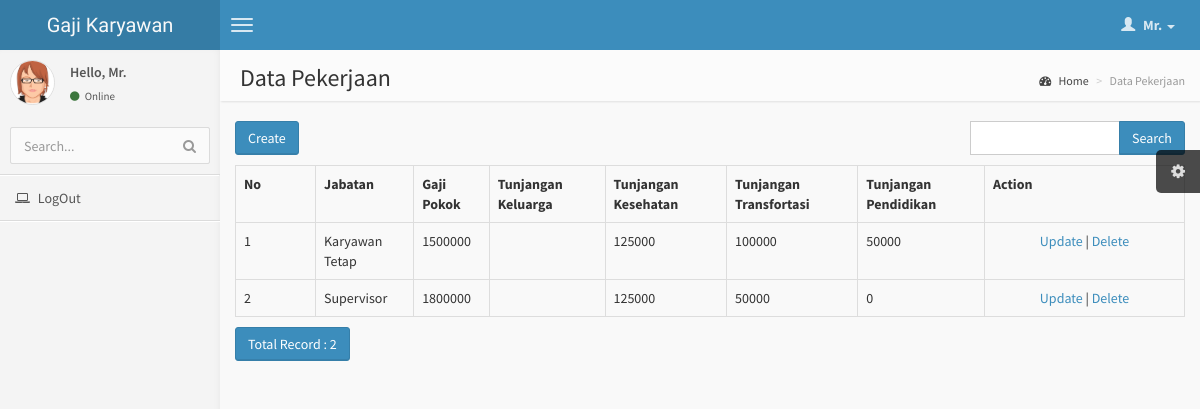
The page /index.php/pekerjaan on the database its author committed.
### tables this page shows
CREATE TABLE `pekerjaan` (
  `id_pekerjaan` int(11) NOT NULL AUTO_INCREMENT,
  `pekerjaan` varchar(30) DEFAULT NULL,
  `gapok` int(11) DEFAULT NULL,
  `tukes` int(11) DEFAULT NULL,
  `tutra` int(11) DEFAULT NULL,
  `tupen` int(11) DEFAULT NULL,
  `tukel` int(11) DEFAULT NULL,
  PRIMARY KEY (`id_pekerjaan`)
);

### application/controllers/Pekerjaan.php (called while the page is built, shortened)
<?php
class Pekerjaan extends CI_Controller
{
    function __construct()
    {
        $this->load->model('Pekerjaan_model');
        $this->load->library('form_validation');
    }
    public function index()
    {
        $q = urldecode($this->input->get('q', TRUE));
        $start = intval($this->input->get('start'));
        if ($q <> '') {
            $config['base_url'] = base_url() . 'pekerjaan/index.html?q=' . urlencode($q);
            $config['first_url'] = base_url() . 'pekerjaan/index.html?q=' . urlencode($q);
        } else {
            $config['base_url'] = base_url() . 'pekerjaan/index.html';
            $config['first_url'] = base_url() . 'pekerjaan/index.html';
        }
        $config['per_page'] = 10;
        $config['page_query_string'] = TRUE;
        $config['total_rows'] = $this->Pekerjaan_model->total_rows($q);
        $pekerjaan = $this->Pekerjaan_model->get_limit_data($config['per_page'], $start, $q);
        $this->load->library('pagination');
        $this->pagination->initialize($config);
        $data = array(
            'pekerjaan_data' => $pekerjaan,
            'q' => $q,
            'pagination' => $this->pagination->create_links(),
            'total_rows' => $config['total_rows'],
            'start' => $start,
            'konten' => 'pekerjaan/pekerjaan_list',
            'judul' => 'Data Pekerjaan',
        );
        $this->load->view('v_index', $data);
    }
}

### index.php (called while the page is built, shortened)
<?php
require_once BASEPATH.'core/CodeIgniter.php';

### application/config/config.php (called while the page is built, shortened)
<?php
$config['base_url'] = "http://".$_SERVER['HTTP_HOST'];
$config['base_url'] .= preg_replace('@/+$@','',dirname($_SERVER['SCRIPT_NAME'])).'/';
$config['index_page'] = '';
$config['uri_protocol']	= 'REQUEST_URI';
$config['url_suffix'] = '.html';
$config['language']	= 'english';
$config['charset'] = 'UTF-8';
$config['enable_hooks'] = FALSE;
$config['subclass_prefix'] = 'MY_';
$config['composer_autoload'] = FALSE;
$config['permitted_uri_chars'] = 'a-z 0-9~%.:_\-';
$config['enable_query_strings'] = FALSE;
$config['controller_trigger'] = 'c';
$config['function_trigger'] = 'm';
$config['directory_trigger'] = 'd';
$config['allow_get_array'] = TRUE;
$config['log_threshold'] = 0;
$config['log_path'] = '';
$config['log_file_extension'] = '';
$config['log_file_permissions'] = 0644;
$config['log_date_format'] = 'Y-m-d H:i:s';
$config['error_views_path'] = '';
$config['cache_path'] = '';
$config['cache_query_string'] = FALSE;
$config['encryption_key'] = 'gfjfgjfgsg564674';
$config['sess_driver'] = 'files';
$config['sess_cookie_name'] = 'ci_session';
$config['sess_expiration'] = 7200;
$config['sess_save_path'] = NULL;
$config['sess_match_ip'] = FALSE;
$config['sess_time_to_update'] = 300;
$config['sess_regenerate_destroy'] = FALSE;
$config['cookie_prefix']	= '';
$config['cookie_domain']	= '';
$config['cookie_path']		= '/';
$config['cookie_secure']	= FALSE;
$config['cookie_httponly'] 	= FALSE;
$config['standardize_newlines'] = FALSE;
$config['global_xss_filtering'] = FALSE;
$config['csrf_protection'] = FALSE;
$config['csrf_token_name'] = 'csrf_test_name';
$config['csrf_cookie_name'] = 'csrf_cookie_name';
$config['csrf_expire'] = 7200;
$config['csrf_regenerate'] = TRUE;
$config['csrf_exclude_uris'] = array();
$config['compress_output'] = FALSE;
$config['time_reference'] = 'local';
$config['rewrite_short_tags'] = FALSE;
$config['proxy_ips'] = '';

### application/models/Pekerjaan_model.php (called while the page is built, shortened)
<?php
class Pekerjaan_model extends CI_Model
{
    public $table = 'pekerjaan';
    public $id = 'id_pekerjaan';
    public $order = 'DESC';
    function total_rows($q = NULL) {
        $this->db->like('id_pekerjaan', $q);
	$this->db->or_like('pekerjaan', $q);
	$this->db->or_like('gapok', $q);
	$this->db->or_like('tukes', $q);
	$this->db->or_like('tutra', $q);
	$this->db->or_like('tupen', $q);
	$this->db->from($this->table);
        return $this->db->count_all_results();
    }
    function get_limit_data($limit, $start = 0, $q = NULL) {
        $this->db->order_by($this->id, $this->order);
        $this->db->like('id_pekerjaan', $q);
	$this->db->or_like('pekerjaan', $q);
	$this->db->or_like('gapok', $q);
	$this->db->or_like('tukes', $q);
	$this->db->or_like('tutra', $q);
	$this->db->or_like('tupen', $q);
	$this->db->limit($limit, $start);
        return $this->db->get($this->table);
    }
}

### application/views/pekerjaan/pekerjaan_list.php (the view, shortened to what this page needs)
<div class="row" style="margin-bottom: 10px">
            <div class="col-md-4">
                <?php echo anchor(site_url('pekerjaan/create'),'Create', 'class="btn btn-primary"'); ?>
            </div>
            <div class="col-md-4 text-center">
            </div>
            <div class="col-md-1 text-right">
            </div>
            <div class="col-md-3 text-right">
                <form action="<?php echo site_url('pekerjaan/index'); ?>" class="form-inline" method="get">
                    <div class="input-group">
                        <input type="text" class="form-control" name="q" value="<?php echo $q; ?>">
                        <span class="input-group-btn">
                          <button class="btn btn-primary" type="submit">Search</button>
                        </span>
                    </div>
                </form>
            </div>
        </div>
        <table class="table table-bordered" style="margin-bottom: 10px">
            <tr>
                <th>No</th>
        <th>Jabatan</th>
        <th>Gaji Pokok</th>
        <th>Tunjangan Keluarga</th>
        <th>Tunjangan Kesehatan</th>
        <th>Tunjangan Transfortasi</th>
        <th>Tunjangan Pendidikan</th>
        <th>Action</th>
            </tr><?php
            if ($pekerjaan_data->num_rows() > 0) {
            foreach ($pekerjaan_data->result() as $pekerjaan)
            {
                ?>
                <tr>
            <td width="80px"><?php echo ++$start ?></td>
            <td><?php echo $pekerjaan->pekerjaan ?></td>
            <td><?php echo $pekerjaan->gapok ?></td>
            <td><?php echo $pekerjaan->tukel ?></td>
            <td><?php echo $pekerjaan->tukes ?></td>
            <td><?php echo $pekerjaan->tutra ?></td>
            <td><?php echo $pekerjaan->tupen ?></td>
            <td style="text-align:center" width="200px">
                <?php
                echo anchor(site_url('pekerjaan/update/'.$pekerjaan->id_pekerjaan),'Update');
                echo ' | ';
                echo anchor(site_url('pekerjaan/delete/'.$pekerjaan->id_pekerjaan),'Delete','onclick="javasciprt: return confirm(\'Are You Sure ?\')"');
                ?>
            </td>
        </tr>
                <?php
            }
            } else {
                ?>
                <tr>
                    <th colspan="8"><center>DATA TIDAK DI TEMUKAN</center></th>
                </tr>
                <?php
            }
            ?>
        </table>
        <div class="row">
            <div class="col-md-6">
                <a href="#" class="btn btn-primary">Total Record : <?php echo $total_rows ?></a>
        </div>
            <div class="col-md-6 text-right">
            </div>
        </div>

### application/views/v_index.php (shortened to what this page needs)
<!DOCTYPE html>
<html>
    <head>
        <link href="assets/css/bootstrap.min.css" rel="stylesheet" type="text/css" />
        <link href="assets/css/font-awesome.min.css" rel="stylesheet" type="text/css" />
        <link href="assets/css/ionicons.min.css" rel="stylesheet" type="text/css" />
        <link href="assets/css/AdminLTE.css" rel="stylesheet" type="text/css" />
    </head>
    <body class="skin-blue fixed">
        <?php include 'header.php'; ?>
        <div class="wrapper row-offcanvas row-offcanvas-left">
            <?php include 'aside.php'; ?>
            <aside class="right-side">
                <section class="content-header">
                    <h1>
                        <?php echo $judul; ?>
                    </h1>
                    <ol class="breadcrumb">
                        <li><a href="#"><i class="fa fa-dashboard"></i> Home</a></li>
                        <li class="active"><?php echo $judul; ?></li>
                    </ol>
                </section>
                <section class="content">
                    <?php include $konten.'.php'; ?>
                </section>
            </aside>
        </div>
    </body>
</html>

### application/views/header.php (shortened to what this page needs)
<header class="header">
            <a href="sarjanakomedi.com" class="logo">
                Gaji Karyawan
            </a>
            <nav class="navbar navbar-static-top" role="navigation">
                <a href="#" class="navbar-btn sidebar-toggle" data-toggle="offcanvas" role="button">
                    <span class="icon-bar"></span>
                    <span class="icon-bar"></span>
                    <span class="icon-bar"></span>
                </a>
                <div class="navbar-right">
                    <ul class="nav navbar-nav">
                        <li class="dropdown user user-menu">
                            <a href="#" class="dropdown-toggle" data-toggle="dropdown">
                                <i class="glyphicon glyphicon-user"></i>
                                <span>Mr. <?php echo $this->session->userdata('username'); ?> <i class="caret"></i></span>
                            </a>
                        </li>
                    </ul>
                </div>
            </nav>
        </header>

### application/views/aside.php (shortened to what this page needs)
<aside class="left-side sidebar-offcanvas">
                <section class="sidebar">
                    <div class="user-panel">
                        <div class="pull-left image">
                            <img src="assets/img/avatar3.png" class="img-circle" alt="User Image" />
                        </div>
                        <div class="pull-left info">
                            <p>
                                <?php
                                if ($this->session->userdata('username') == 'admin') {
                                    ?>
                                    <a href="app/profiladmin/<?php echo $this->session->userdata('id_user'); ?>">
                                Hello, Mr. <?php echo $this->session->userdata('username'); ?></a>
                                    <?php
                                } else {
                                 ?>
                                <a href="app/profiluser/<?php echo $this->session->userdata('id_user'); ?>">
                                Hello, Mr. <?php echo $this->session->userdata('username'); ?></a>
                                <?php } ?>
                            </p>
                            <a href="#"><i class="fa fa-circle text-success"></i> Online</a>
                        </div>
                    </div>
                    <form action="#" method="get" class="sidebar-form">
                        <div class="input-group">
                            <input type="text" name="q" class="form-control" placeholder="Search..."/>
                            <span class="input-group-btn">
                                <button type='submit' name='seach' id='search-btn' class="btn btn-flat"><i class="fa fa-search"></i></button>
                            </span>
                        </div>
                    </form>
                    <ul class="sidebar-menu">
                        <li>
                            <a href="app/logout">
                                <i class="fa fa-laptop"></i> <span>LogOut</span>
                            </a>
                        </li>
                    </ul>
                </section>
            </aside>

### rows shown on the page
pekerjaan: pekerjaan "Karyawan Tetap", gapok "1500000", tukes "125000", tutra "100000", tupen "50000", id_pekerjaan "Update", id_pekerjaan "Delete"
pekerjaan: pekerjaan "Supervisor", gapok "1800000", tukes "125000", tutra "50000", tupen "0", id_pekerjaan "Update", id_pekerjaan "Delete"

### other values the page prints
$judul "Data Pekerjaan"
$total_rows "2"
